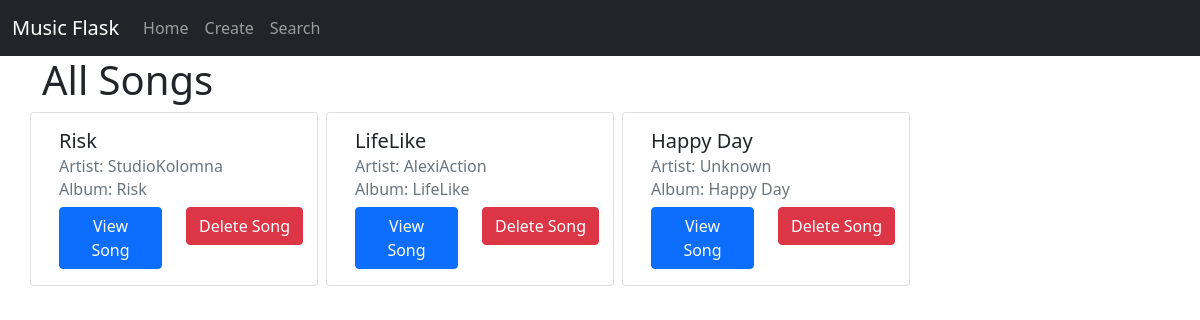
Before: / with the older database file.
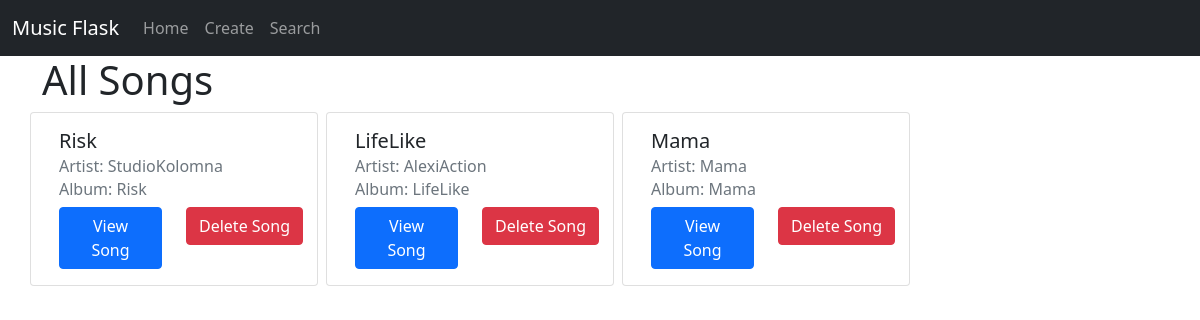
After: the same page with the newer database file.
### tables this page shows
CREATE TABLE `songs` (
    `id` INTEGER PRIMARY KEY AUTOINCREMENT,
    `title` varchar(255) NOT NULL,
    `artist` varchar(255) NOT NULL,
    `album` varchar(255) NOT NULL,
    `filename` varchar(255) NOT NULL
);

### app.py (the view)
@app.route("/")
def index():
    print(app.static_folder)
    conn = get_db_connection()
    songs = conn.execute('SELECT * FROM songs').fetchall()
    conn.close()
    return render_template('index.html', songs=songs)

### app.py (called while the page is built)
def get_db_connection():
    conn = sqlite3.connect('database.db')
    conn.row_factory = sqlite3.Row
    return conn

### templates/index.html (shortened to what this page needs)
{% extends 'base.html' %}
{% block content %}
    <div class="container">
        <h1>All Songs</h1>
        <div class="row">
            {% for song in songs %}
                <div class="card col-4 me-2" style="width: 18rem;">
                    <div class="card-body">
                        <h5 class="card-title">{{ song.title }}</h5>
                        <h6 class="card-subtitle mb-2 text-muted">Artist: {{ song.artist }}</h6>
                        <h6 class="card-subtitle mb-2 text-muted">Album: {{ song.album }}</h6>
                        <div class="row">
                            <div class="col-6">
                                <a href="/song/{{ song.id }}" class="card-link">
                                    <button type="button" class="btn btn-primary">View Song</button>
                                </a>
                            </div>
                            <div class="col-6">
                                <form action="/delete/{{ song.id }}" method="POST">
                                    <input type="submit" class="btn btn-danger" value="Delete Song">
                                </form>
                            </div>
                        </div>
                    </div>
                </div>
            {% endfor %}
        </div>
{% endblock %}

### templates/base.html (shortened to what this page needs)
<!DOCTYPE html>
<html>
<head>
    <link href="https://cdn.jsdelivr.net/npm/bootstrap@5.0.2/dist/css/bootstrap.min.css" rel="stylesheet">
</head>
<body>
    <nav class="navbar navbar-expand-lg navbar-dark bg-dark">
        <div class="container-fluid">
          <a class="navbar-brand" href="{{ url_for('index') }}">Music Flask</a>
          <div class="collapse navbar-collapse" id="navbarNavAltMarkup">
            <div class="navbar-nav">
              <a class="nav-link" aria-current="page" href="{{ url_for('index') }}">Home</a>
              <a class="nav-link" href="{{ url_for('create') }}">Create</a>
              <a class="nav-link" href="{{ url_for('search') }}">Search</a>
            </div>
          </div>
        </div>
      </nav>
    <div class="content">
        {% block content %}{% endblock %}
    </div>
</body>
</html>

Changed rows visible on the page:
removed songs: title "Happy Day", artist "Unknown", album "Happy Day"
added songs: title "Mama", artist "Mama", album "Mama"
